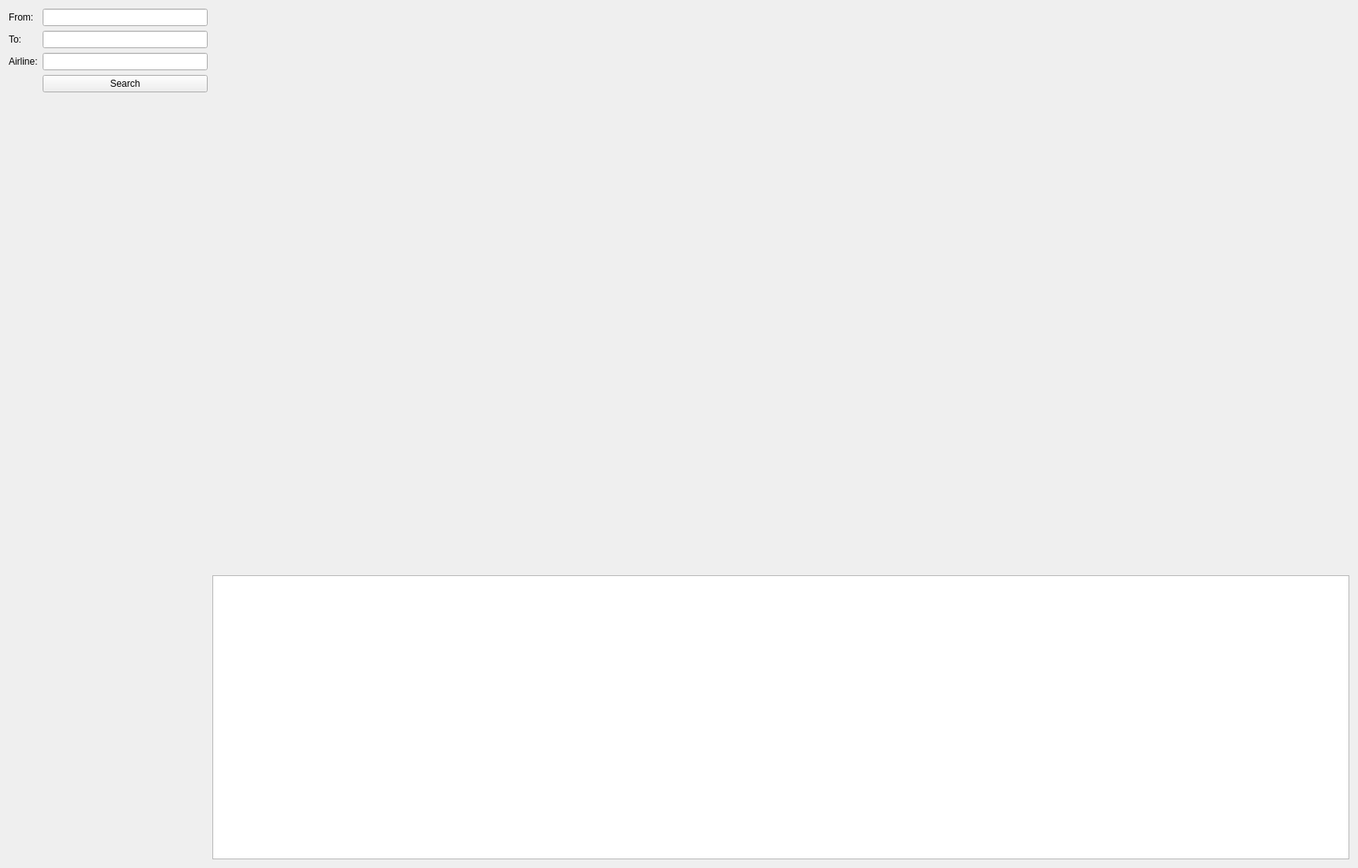
<?xml version="1.0" encoding="UTF-8"?>
<ui version="4.0">
 <class>MainWindow</class>
 <widget class="QMainWindow" name="MainWindow">
  <property name="geometry">
   <rect>
    <x>0</x>
    <y>0</y>
    <width>1720</width>
    <height>1100</height>
   </rect>
  </property>
  <property name="sizePolicy">
   <sizepolicy hsizetype="Expanding" vsizetype="Expanding">
    <horstretch>0</horstretch>
    <verstretch>0</verstretch>
   </sizepolicy>
  </property>
  <property name="minimumSize">
   <size>
    <width>1720</width>
    <height>1100</height>
   </size>
  </property>
  <property name="windowTitle">
   <string>MainWindow</string>
  </property>
  <widget class="QWidget" name="centralWidget">
   <property name="sizePolicy">
    <sizepolicy hsizetype="Expanding" vsizetype="Expanding">
     <horstretch>0</horstretch>
     <verstretch>0</verstretch>
    </sizepolicy>
   </property>
   <layout class="QGridLayout" name="gridLayout">
    <item row="0" column="0">
     <layout class="QHBoxLayout" name="horizontalLayout" stretch="280,720">
      <item>
       <layout class="QFormLayout" name="formLayout">
        <item row="4" column="0">
         <widget class="QLabel" name="airlineLabel">
          <property name="minimumSize">
           <size>
            <width>30</width>
            <height>0</height>
           </size>
          </property>
          <property name="text">
           <string>Airline:</string>
          </property>
         </widget>
        </item>
        <item row="2" column="0">
         <widget class="QLabel" name="fromLabel">
          <property name="minimumSize">
           <size>
            <width>30</width>
            <height>0</height>
           </size>
          </property>
          <property name="text">
           <string>From:</string>
          </property>
         </widget>
        </item>
        <item row="3" column="0">
         <widget class="QLabel" name="toLabel">
          <property name="minimumSize">
           <size>
            <width>30</width>
            <height>0</height>
           </size>
          </property>
          <property name="text">
           <string>To:</string>
          </property>
         </widget>
        </item>
        <item row="5" column="1">
         <widget class="QPushButton" name="pushButton">
          <property name="text">
           <string>Search</string>
          </property>
         </widget>
        </item>
        <item row="4" column="1">
         <widget class="QLineEdit" name="AirlineSearch">
          <property name="text">
           <string/>
          </property>
         </widget>
        </item>
        <item row="3" column="1">
         <widget class="QLineEdit" name="ToSearch">
          <property name="text">
           <string/>
          </property>
         </widget>
        </item>
        <item row="2" column="1">
         <widget class="QLineEdit" name="FromSearch">
          <property name="text">
           <string/>
          </property>
         </widget>
        </item>
       </layout>
      </item>
      <item>
       <layout class="QVBoxLayout" name="verticalLayout_2" stretch="0,0">
        <item>
         <widget class="DrawableMapWidget" name="map" native="true">
          <property name="minimumSize">
           <size>
            <width>1440</width>
            <height>720</height>
           </size>
          </property>
         </widget>
        </item>
        <item>
         <widget class="QListWidget" name="flighttable">
          <property name="minimumSize">
           <size>
            <width>720</width>
            <height>360</height>
           </size>
          </property>
         </widget>
        </item>
       </layout>
      </item>
     </layout>
    </item>
   </layout>
  </widget>
  <widget class="QMenuBar" name="menuBar">
   <property name="geometry">
    <rect>
     <x>0</x>
     <y>0</y>
     <width>1720</width>
     <height>22</height>
    </rect>
   </property>
  </widget>
 </widget>
 <layoutdefault spacing="6" margin="11"/>
 <customwidgets>
  <customwidget>
   <class>DrawableMapWidget</class>
   <extends>QWidget</extends>
   <header>drawablemapwidget.h</header>
   <container>1</container>
  </customwidget>
 </customwidgets>
 <resources/>
 <connections/>
</ui>
